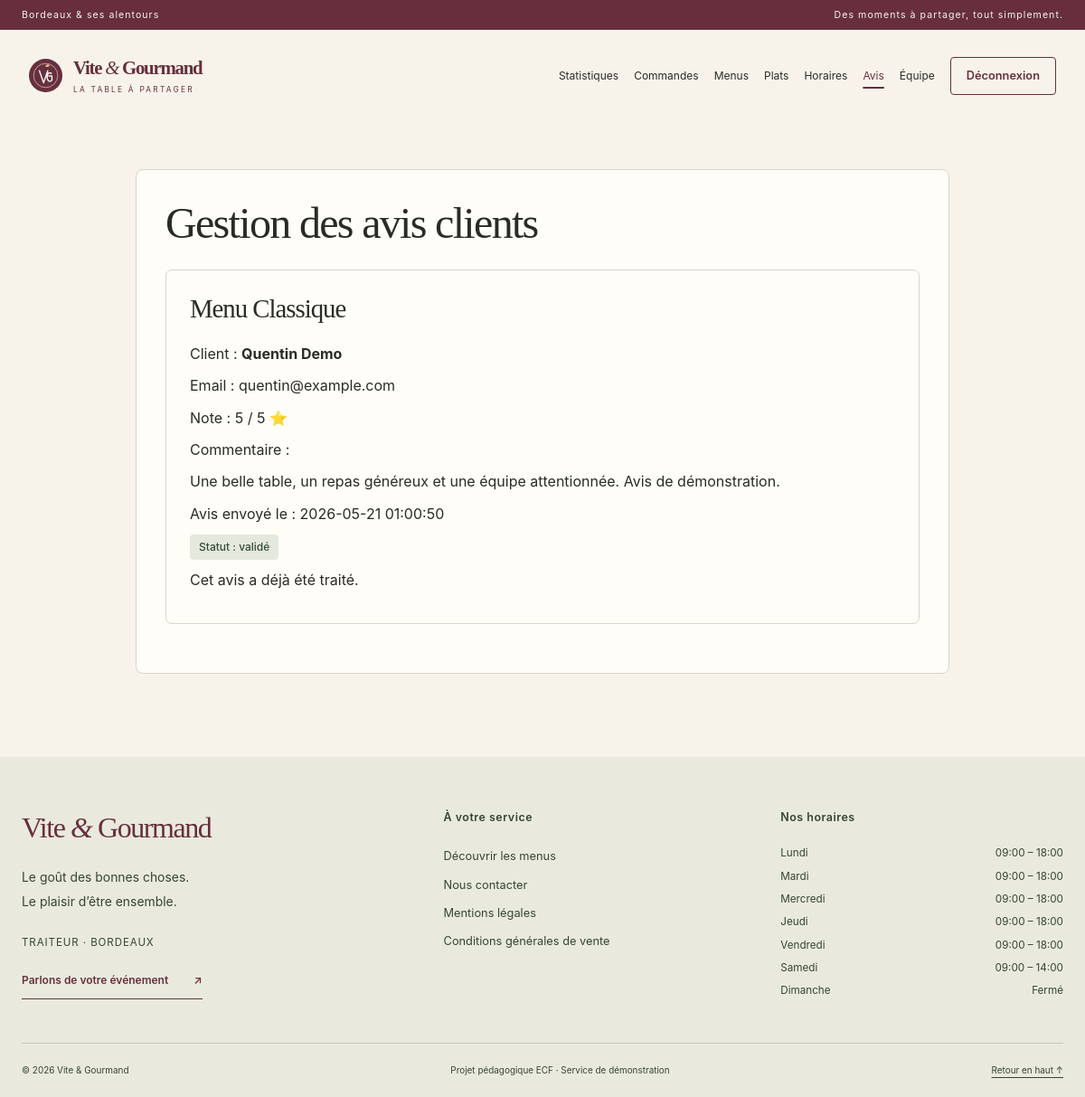
Screenshot of /admin-avis.php (signed in) with the database file from the repository.
### tables this page shows
CREATE TABLE `avis` (
    `id` INT NOT NULL AUTO_INCREMENT,
    `commande_id` INT NOT NULL,
    `user_id` INT NOT NULL,

    `note` TINYINT NOT NULL,
    `commentaire` TEXT NOT NULL,

    `statut_validation` VARCHAR(20) NOT NULL DEFAULT 'en attente',

    `created_at` TIMESTAMP NOT NULL DEFAULT CURRENT_TIMESTAMP,

    PRIMARY KEY (`id`),

    UNIQUE KEY `avis_commande_unique` (`commande_id`),

    CONSTRAINT `fk_avis_commande`
        FOREIGN KEY (`commande_id`)
        REFERENCES `commandes` (`id`)
        ON DELETE CASCADE,

    CONSTRAINT `fk_avis_user`
        FOREIGN KEY (`user_id`)
        REFERENCES `users` (`id`)
        ON DELETE CASCADE,

    CONSTRAINT `chk_avis_note`
        CHECK (`note` >= 1 AND `note` <= 5)

);

CREATE TABLE `menus` (
    `id` INT NOT NULL AUTO_INCREMENT,
    `titre` VARCHAR(255) NOT NULL,
    `description` TEXT NOT NULL,
    `prix` DECIMAL(10,2) NOT NULL,
    `nb_personnes_min` INT NOT NULL,

    `theme` VARCHAR(100) DEFAULT NULL,
    `regime` VARCHAR(100) DEFAULT NULL,

    `stock_disponible` INT NOT NULL DEFAULT 0,

    `conditions_menu` TEXT DEFAULT NULL,
    `delai_commande_heures` INT DEFAULT NULL,

    `actif` TINYINT(1) NOT NULL DEFAULT 1,

    PRIMARY KEY (`id`)
);

CREATE TABLE `users` (
    `id` INT NOT NULL AUTO_INCREMENT,
    `nom` VARCHAR(50) NOT NULL,
    `prenom` VARCHAR(50) NOT NULL,
    `email` VARCHAR(255) NOT NULL,
    `password` VARCHAR(255) NOT NULL,
    `role` VARCHAR(25) NOT NULL DEFAULT 'utilisateur',
    `gsm` VARCHAR(20) NOT NULL,
    `adresse` VARCHAR(255) NOT NULL,
    `actif` TINYINT(1) NOT NULL DEFAULT 1,
    `created_at` TIMESTAMP NOT NULL DEFAULT CURRENT_TIMESTAMP,

    PRIMARY KEY (`id`),
    UNIQUE KEY `email` (`email`)
);

CREATE TABLE `horaires` (
    `id` INT NOT NULL AUTO_INCREMENT,
    `jour` VARCHAR(20) NOT NULL,
    `heure_ouverture` TIME DEFAULT NULL,
    `heure_fermeture` TIME DEFAULT NULL,
    `ferme` TINYINT(1) NOT NULL DEFAULT 0,

    PRIMARY KEY (`id`),
    UNIQUE KEY `jour` (`jour`)
);

### Config/security.php (called while the page is built, shortened)
<?php
function e(mixed $value): string
{
    return htmlspecialchars((string) $value, ENT_QUOTES | ENT_SUBSTITUTE, 'UTF-8');
}

### Public/admin-avis.php (the view, shortened to what this page needs)
<?php
require_once __DIR__ . '/../Config/database.php';
$sql = '
    SELECT
        avis.id,
        avis.note,
        avis.commentaire,
        avis.statut_validation,
        avis.created_at,
        users.nom,
        users.prenom,
        users.email,
        menus.titre
    FROM avis
    INNER JOIN users
        ON avis.user_id = users.id
    INNER JOIN commandes
        ON avis.commande_id = commandes.id
    INNER JOIN menus
        ON commandes.menu_id = menus.id
    ORDER BY avis.created_at DESC
';
$stmt = $pdo->prepare($sql);
$stmt->execute();
$avis = $stmt->fetchAll(PDO::FETCH_ASSOC);
?>
<?php require_once __DIR__ . '/../Templates/layout.php';
renderHeader('Gestion des avis'); ?>
    <section class="content-panel">
        <h1>
            Gestion des avis clients
        </h1>
        <?php if (empty($avis)): ?>
            <p>
                Aucun avis pour le moment.
            </p>
        <?php else: ?>
            <?php foreach ($avis as $unAvis): ?>
                <div class="avis">
                    <h2>
                        <?= htmlspecialchars($unAvis['titre']) ?>
                    </h2>
                    <p>
                        Client :
                        <strong>
                            <?= htmlspecialchars($unAvis['prenom']) ?>
                            <?= htmlspecialchars($unAvis['nom']) ?>
                        </strong>
                    </p>
                    <p>
                        Email :
                        <?= htmlspecialchars($unAvis['email']) ?>
                    </p>
                    <p class="note">
                        Note :
                        <?= (int) $unAvis['note'] ?>
                        / 5 ⭐
                    </p>
                    <p>
                        Commentaire :
                    </p>
                    <p>
                        <?= nl2br(htmlspecialchars($unAvis['commentaire'])) ?>
                    </p>
                    <p>
                        Avis envoyé le :
                        <?= htmlspecialchars($unAvis['created_at']) ?>
                    </p>
                    <p class="statut">
                        Statut :
                        <?= htmlspecialchars($unAvis['statut_validation']) ?>
                    </p>
                    <?php
                    if (
                        $unAvis['statut_validation']
                        === 'en attente'
                    ):
                        ?>
                        <div class="actions">
                            <form method="post" action="changer-avis.php" class="inline-form">
                                <?= csrfInput() ?>
                                <input type="hidden" name="id" value="<?= (int) $unAvis['id'] ?>">
                                <input type="hidden" name="statut" value="validé">
                                <button type="submit">Valider</button>
                            </form>
                            <form method="post" action="changer-avis.php" class="inline-form">
                                <?= csrfInput() ?>
                                <input type="hidden" name="id" value="<?= (int) $unAvis['id'] ?>">
                                <input type="hidden" name="statut" value="refusé">
                                <button type="submit">Refuser</button>
                            </form>
                        </div>
                    <?php else: ?>
                        <p>
                            Cet avis a déjà été traité.
                        </p>
                    <?php endif; ?>
                </div>
            <?php endforeach; ?>
        <?php endif; ?>
    </section>
<?php renderFooter($pdo); ?>

### Templates/layout.php (shortened to what this page needs)
<?php
require_once __DIR__ . '/../Config/security.php';
function renderHeader(string $title): void
{
    $role = $_SESSION['role'] ?? '';
    $staff = in_array($role, ['admin', 'employe'], true);
    $links = $staff
        ? ['admin-commandes.php' => 'Commandes', 'admin-menus.php' => 'Menus', 'admin-plats.php' => 'Plats', 'admin-horaires.php' => 'Horaires', 'admin-avis.php' => 'Avis']
        : ['index.php' => 'Accueil', 'menus.php' => 'Nos menus'];
    if ($role === 'admin') {
        $links = ['admin-statistiques.php' => 'Statistiques'] + $links + ['admin-employes.php' => 'Équipe'];
    } elseif ($role === 'utilisateur') {
        $links += ['mes-commandes.php' => 'Mes commandes', 'mon-profil.php' => 'Mon profil'];
    }
    $current = basename($_SERVER['SCRIPT_NAME'] ?? '');
    ?>
<!DOCTYPE html>
<html lang="fr">
<head>
    <link rel="stylesheet" href="style.css?v=<?= filemtime(__DIR__ . '/../Public/style.css') ?>">
</head>
<body class="<?= $staff ? 'staff-page' : 'public-page' ?>">
<div class="announcement">
    <span>Bordeaux & ses alentours</span>
    <span>Des moments à partager, tout simplement.</span>
</div>
<header class="site-header">
    <a class="brand" href="index.php" aria-label="Vite et Gourmand, accueil">
        <img src="assets/images/embleme.svg" alt="" width="45" height="45">
        <span>Vite <i>&</i> Gourmand<small>LA TABLE À PARTAGER</small></span>
    </a>
    <nav id="main-navigation" class="navbar-links" aria-label="Navigation principale">
        <?php foreach ($links as $href => $label): ?>
            <a href="<?= e($href) ?>" <?= $current === $href ? 'aria-current="page"' : '' ?>><?= e($label) ?></a>
        <?php endforeach; ?>
        <?php if (isset($_SESSION['user_id'])): ?>
            <form method="post" action="logout.php" class="logout-form">
                <button class="nav-account" type="submit">Déconnexion</button>
            </form>
        <?php else: ?>
            <a class="nav-account" href="login.php" <?= $current === 'login.php' ? 'aria-current="page"' : '' ?>>Mon espace <span aria-hidden="true">↗</span></a>
        <?php endif; ?>
    </nav>
</header>
<main id="main-content" class="page-shell">
<?php
}
function renderFooter(PDO $pdo): void
{
    $rows = $pdo->query('SELECT jour, heure_ouverture, heure_fermeture, ferme FROM horaires')->fetchAll(PDO::FETCH_ASSOC);
    $horaires = [];
    foreach ($rows as $row) {
        $horaires[strtolower($row['jour'])] = $row;
    }
    ?>
</main>
<footer class="site-footer">
    <div class="footer-grid">
        <div class="footer-intro">
            <a class="footer-brand" href="index.php">Vite <i>&</i> Gourmand</a>
            <p>Le goût des bonnes choses.<br>Le plaisir d’être ensemble.</p>
            <p class="footer-location">Traiteur · Bordeaux</p>
            <a href="contact.php" class="text-link">Parlons de votre événement <span aria-hidden="true">↗</span></a>
        </div>
        <div>
            <h2>À votre service</h2>
            <ul class="footer-links">
                <li><a href="menus.php">Découvrir les menus</a></li>
                <li><a href="contact.php">Nous contacter</a></li>
                <li><a href="mentions-legales.php">Mentions légales</a></li>
                <li><a href="cgv.php">Conditions générales de vente</a></li>
            </ul>
        </div>
        <div>
            <h2>Nos horaires</h2>
            <dl class="opening-hours">
                <?php foreach (['Lundi', 'Mardi', 'Mercredi', 'Jeudi', 'Vendredi', 'Samedi', 'Dimanche'] as $jour): $h = $horaires[strtolower($jour)] ?? null; ?>
                    <div>
                        <dt><?= $jour ?></dt>
                        <dd>
                            <?php if (!$h): ?>
                                Non renseigné
                            <?php elseif ((int) $h['ferme'] === 1): ?>
                                Fermé
                            <?php else: ?>
                                <?= e(substr((string) $h['heure_ouverture'], 0, 5)) ?> – <?= e(substr((string) $h['heure_fermeture'], 0, 5)) ?>
                            <?php endif; ?>
                        </dd>
                    </div>
                <?php endforeach; ?>
            </dl>
        </div>
    </div>
    <div class="footer-bottom">
        <span>© <?= date('Y') ?> Vite & Gourmand</span>
        <span>Projet pédagogique ECF · Service de démonstration</span>
        <a href="#main-content">Retour en haut ↑</a>
    </div>
</footer>
</body>
</html>
<?php
}

### rows the page displays
avis: menus.titre "Menu Classique", user.prenom "Quentin", user.nom "Demo", user.email "quentin@example.com", note "5", commentaire "Une belle table, un repas généreux et une équipe attentionnée. Avis de démonstration.", created_at "2026-05-21 01:00:50", statut_validation "validé", shows "Cet avis a déjà été traité."
horaires: jour "Lundi", heure_ouverture "09:00", heure_fermeture "18:00"
horaires: jour "Mardi", heure_ouverture "09:00", heure_fermeture "18:00"
horaires: jour "Mercredi", heure_ouverture "09:00", heure_fermeture "18:00"
horaires: jour "Jeudi", heure_ouverture "09:00", heure_fermeture "18:00"
horaires: jour "Vendredi", heure_ouverture "09:00", heure_fermeture "18:00"
horaires: jour "Samedi", heure_ouverture "09:00", heure_fermeture "14:00"

### other values shown
$label "Statistiques"
$label "Commandes"
$label "Menus"
$label "Plats"
$label "Horaires"
$label "Avis"
$label "Équipe"
$jour "Dimanche"
